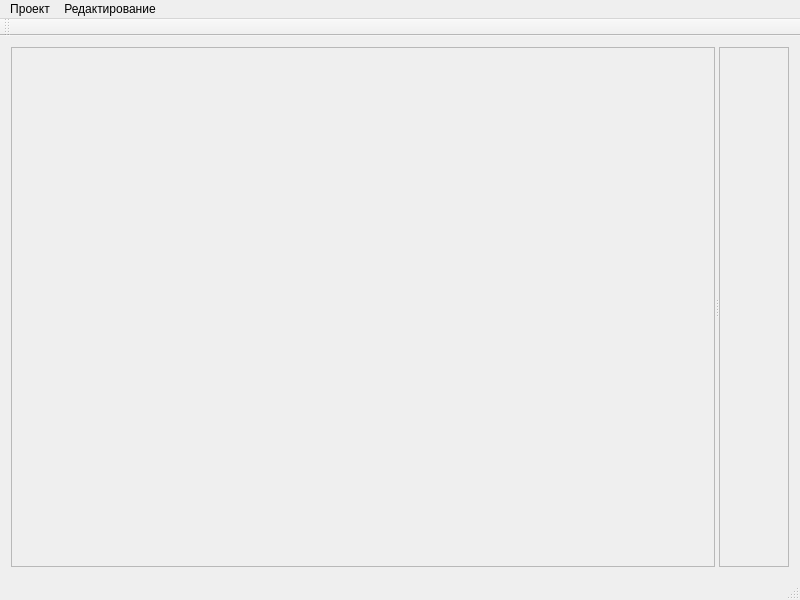
<?xml version="1.0" encoding="UTF-8"?>
<ui version="4.0">
 <class>MainWindow</class>
 <widget class="QMainWindow" name="MainWindow">
  <property name="geometry">
   <rect>
    <x>0</x>
    <y>0</y>
    <width>800</width>
    <height>600</height>
   </rect>
  </property>
  <property name="windowTitle">
   <string>SAPR</string>
  </property>
  <widget class="QWidget" name="centralWidget">
   <layout class="QVBoxLayout" name="verticalLayout">
    <item>
     <widget class="QSplitter" name="splitter">
      <property name="orientation">
       <enum>Qt::Horizontal</enum>
      </property>
      <widget class="SceneWidget" name="srcFrame">
       <property name="frameShape">
        <enum>QFrame::StyledPanel</enum>
       </property>
       <property name="frameShadow">
        <enum>QFrame::Raised</enum>
       </property>
      </widget>
      <widget class="QScrollArea" name="sidebarScrollArea">
       <property name="maximumSize">
        <size>
         <width>350</width>
         <height>16777215</height>
        </size>
       </property>
       <property name="widgetResizable">
        <bool>true</bool>
       </property>
       <widget class="SidebarWidget" name="sidebarWidget">
        <property name="geometry">
         <rect>
          <x>0</x>
          <y>0</y>
          <width>68</width>
          <height>519</height>
         </rect>
        </property>
       </widget>
      </widget>
     </widget>
    </item>
   </layout>
  </widget>
  <widget class="QMenuBar" name="menuBar">
   <property name="geometry">
    <rect>
     <x>0</x>
     <y>0</y>
     <width>800</width>
     <height>22</height>
    </rect>
   </property>
   <property name="nativeMenuBar">
    <bool>false</bool>
   </property>
   <widget class="QMenu" name="project">
    <property name="title">
     <string>Проект</string>
    </property>
    <addaction name="importAction"/>
    <addaction name="exportAction"/>
   </widget>
   <widget class="QMenu" name="edit">
    <property name="title">
     <string>Редактирование</string>
    </property>
    <widget class="QMenu" name="supportsMenu">
     <property name="title">
      <string>Опоры</string>
     </property>
     <addaction name="leftSuppAction"/>
     <addaction name="rightSuppAction"/>
    </widget>
    <addaction name="newCoreAction"/>
    <addaction name="supportsMenu"/>
   </widget>
   <addaction name="project"/>
   <addaction name="edit"/>
  </widget>
  <widget class="QToolBar" name="mainToolBar">
   <attribute name="toolBarArea">
    <enum>TopToolBarArea</enum>
   </attribute>
   <attribute name="toolBarBreak">
    <bool>false</bool>
   </attribute>
  </widget>
  <widget class="QStatusBar" name="statusBar"/>
  <action name="newCoreAction">
   <property name="text">
    <string>Добавить стержень</string>
   </property>
   <property name="shortcut">
    <string>Ctrl+N</string>
   </property>
  </action>
  <action name="leftSuppAction">
   <property name="checkable">
    <bool>true</bool>
   </property>
   <property name="text">
    <string>Левая</string>
   </property>
   <property name="shortcut">
    <string>Ctrl+Right</string>
   </property>
  </action>
  <action name="rightSuppAction">
   <property name="checkable">
    <bool>true</bool>
   </property>
   <property name="text">
    <string>Правая</string>
   </property>
   <property name="shortcut">
    <string>Ctrl+Left</string>
   </property>
  </action>
  <action name="importAction">
   <property name="text">
    <string>Импорт...</string>
   </property>
   <property name="shortcut">
    <string>Ctrl+I</string>
   </property>
  </action>
  <action name="exportAction">
   <property name="text">
    <string>Экспорт...</string>
   </property>
   <property name="shortcut">
    <string>Ctrl+S</string>
   </property>
  </action>
 </widget>
 <layoutdefault spacing="6" margin="11"/>
 <customwidgets>
  <customwidget>
   <class>SidebarWidget</class>
   <extends>QWidget</extends>
   <header>sidebarwidget.h</header>
   <container>1</container>
  </customwidget>
  <customwidget>
   <class>SceneWidget</class>
   <extends>QFrame</extends>
   <header>scenewidget.h</header>
   <container>1</container>
  </customwidget>
 </customwidgets>
 <resources/>
 <connections/>
</ui>
